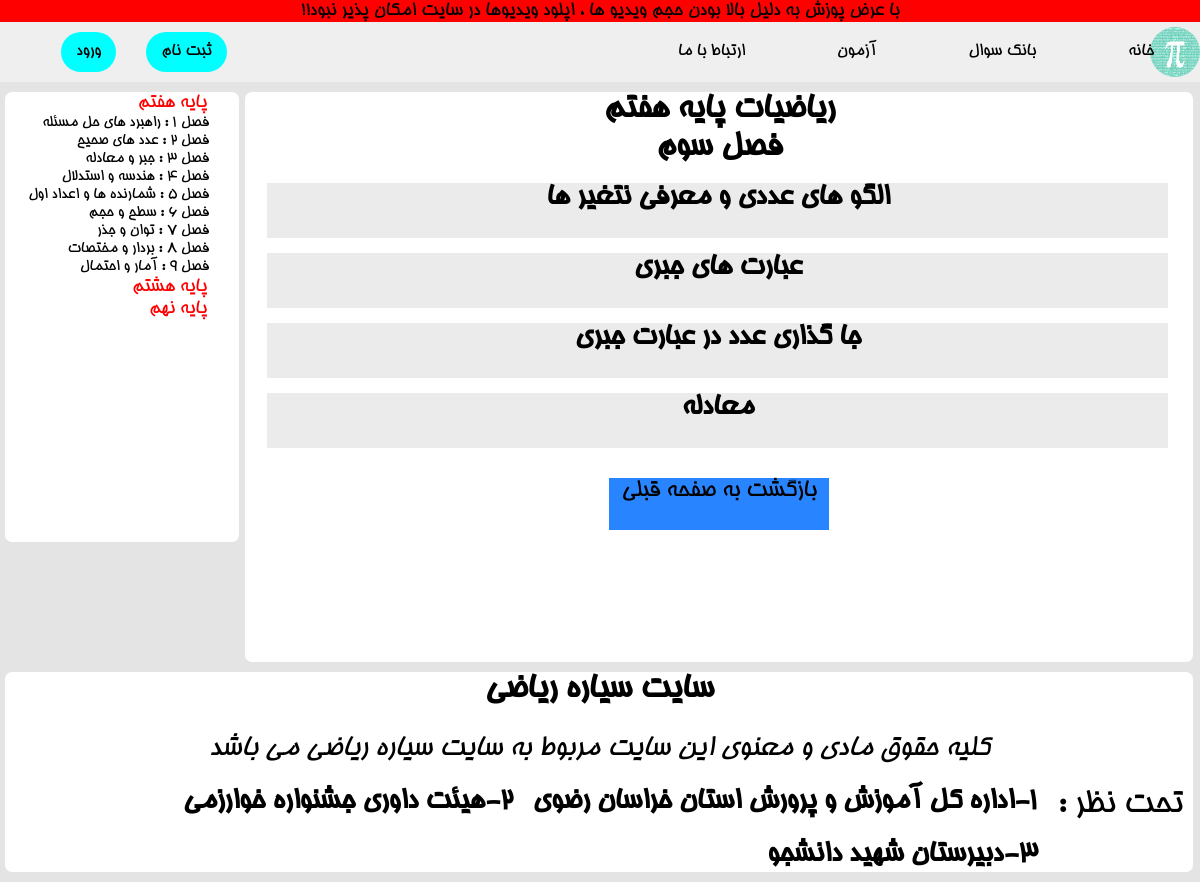
Screenshot of /paye7/season3/ with the database file from the repository.
### project/models.py (models this page shows, shortened)
class Lessons(models.Model):
    STATUS_CHOICES = (
        ('paye7_season1' , 'paye7_season1'),
        ('paye7_season2' , 'paye7_season2'),
        ('paye7_season3' , 'paye7_season3'),
        ('paye7_season4' , 'paye7_season4'),
        ('paye7_season5' , 'paye7_season5'),
        ('paye7_season6' , 'paye7_season6'),
        ('paye7_season7' , 'paye7_season7'),
        ('paye7_season8' , 'paye7_season8'),
        ('paye7_season9' , 'paye7_season9'),
        ('paye8_season1' , 'paye8_season1'),
        ('paye8_season2' , 'paye8_season2'),
        ('paye8_season3' , 'paye8_season3'),
        ('paye8_season4' , 'paye8_season4'),
        ('paye8_season5' , 'paye8_season5'),
        ('paye8_season6' , 'paye8_season6'),
        ('paye8_season7' , 'paye8_season7'),
        ('paye8_season8' , 'paye8_season8'),
        ('paye8_season9' , 'paye8_season9'),
        ('paye9_season1' , 'paye9_season1'),
        ('paye9_season2' , 'paye9_season2'),
        ('paye9_season3' , 'paye9_season3'),
        ('paye9_season4' , 'paye9_season4'),
        ('paye9_season5' , 'paye9_season5'),
        ('paye9_season6' , 'paye9_season6'),
        ('paye9_season7' , 'paye9_season7'),
        ('paye9_season8' , 'paye9_season8'),
    )
    title = models.CharField(max_length=100)
    paye = models.CharField(max_length=50)
    lesson = models.CharField(max_length=50)
    video = models.FileField(upload_to='video/%y')
    slug = models.SlugField(max_length=50)
    status = models.CharField(max_length=50 , choices=STATUS_CHOICES)

### project/views.py (the view)
# urls.py: path('paye7/season3/' , views.Paye7_season3 , name='paye7_season3'),
def Paye7_season3(request):
    lessons = Lessons.objects.filter(status='paye7_season3')
    return render(request , "Seasons/Paye7/season3.html" , {'lesson' : lessons})

### project/templates/Seasons/Paye7/season3.html (shortened to what this page needs)
{% load static %}
<!DOCTYPE html>
<html lang="en" dir="rtl">
<head>
</head>
<body>
{% include 'includes/header.html' %}
{% include 'includes/navbars/paye7.html' %}
        <article style="height: 570px;">
            <h1 class="h1">ریاضیات پایه هفتم<br>فصل سوم</h1>
            {% for lessons in lesson %}
            <a href="{% url 'urls:lessons' lessons.slug %}">
                <div class="div-lesson">
                    <h2>{{lessons.lesson}}</h2>
                </div>
            </a>
            {% endfor %}
    <a href="{% url 'urls:paye7' %}">
        <div class="div-back">بازگشت به صفحه قبلی</div>
     </a>
        </article>
{% include 'includes/footer.html' %}
</body>
</html>

### project/static/style/style.css (style rules this page uses)
* { margin: 0; padding: 0; box-sizing: border-box; text-decoration: none; list-style: none; }
html a { color: black; }
article { height: 650px; width: 99%; background-color: white; margin-right: 7px; margin-top: 10px; margin-bottom: 10px; border-radius: 7px; }
h2 { text-align: center; }

### project/static/style/Seasons/style7.css (style rules this page uses)
body { background-color:rgb(228, 228, 228); }
* { margin: 0; padding: 0; box-sizing: border-box; text-decoration: none; list-style: none; }
html a { color: black; }
article { height: 800px; width: 79%; background-color: white; margin-right: 7px; margin-top: 10px; margin-bottom: 10px; border-radius: 7px; }
h1 { text-align: center; font-size: 35px; }
.div-lesson { width: 95%; height: 55px; background-color: #ebebeb; margin-right: 25px; margin-top: 15px; transition: all 0.5s; }
h2 { text-align: center; font-size: 30px; width: 100%; height: 55px; transition: all 0.5a; }
.div-back { background-color: rgb(40, 133, 255); margin-left: auto; margin-right:auto; margin-top: 30px; width: 220px; height: 52px; text-align: center; font-size: 25px; transition: all 0.6s; }

### project/static/style/lessons.css (style rules this page uses)
* { margin: 0; padding: 0; box-sizing: border-box; text-decoration: none; list-style: none; }
html a { color: black; }
article { height: 800px; width: 79%; background-color: white; margin-right: 7px; margin-top: 10px; margin-bottom: 10px; border-radius: 7px; }

### rows the page displays
Lessons: lesson "الگو های عددی و معرفی نتغیر ها"
Lessons: lesson "عبارت های جبری"
Lessons: lesson "جا گذاری عدد در عبارت جبری"
Lessons: lesson "معادله"
